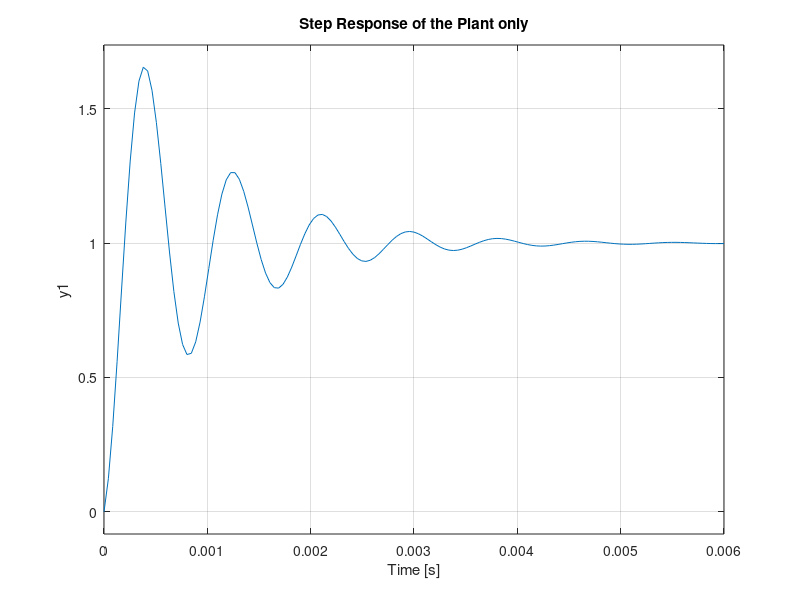
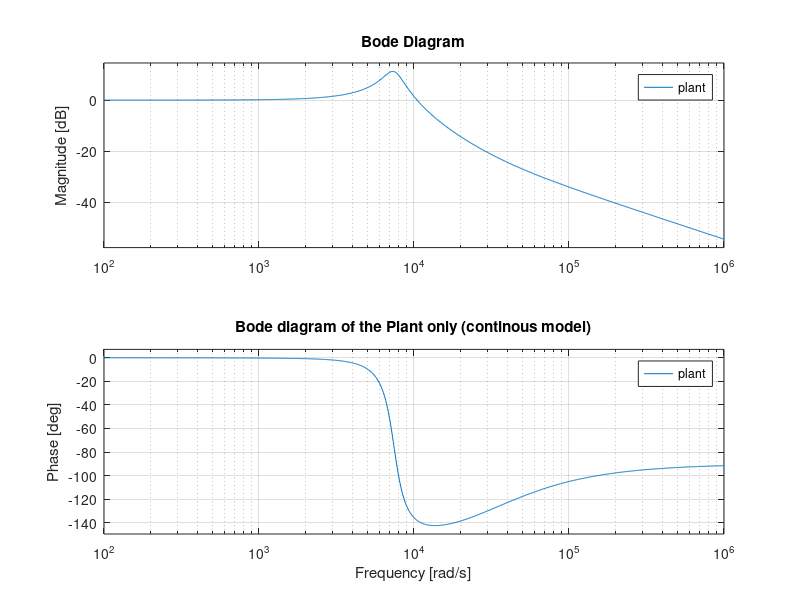
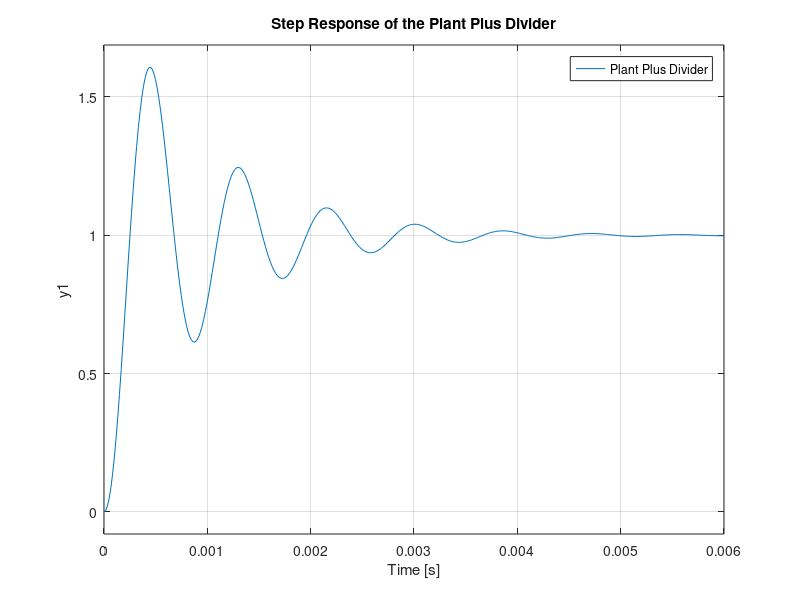
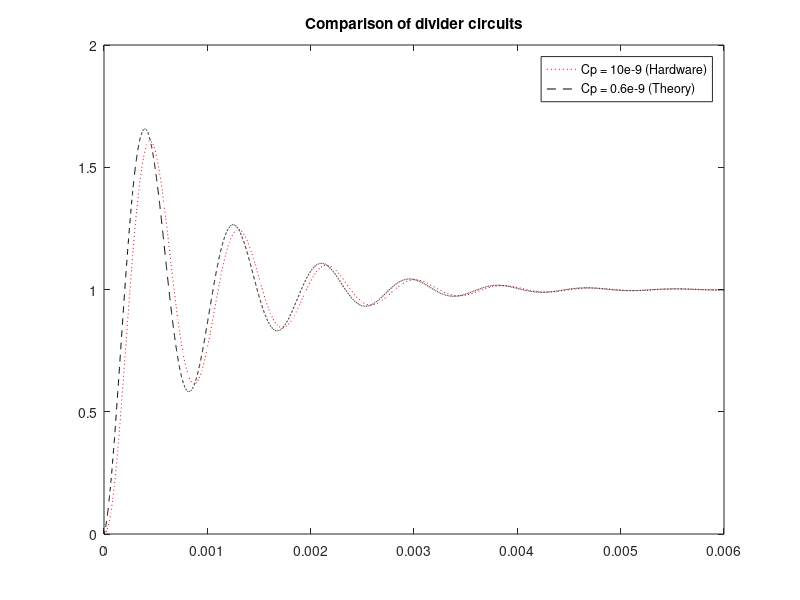

These charts were generated, in order, by the following MATLAB code: (Note: this script raises an error after producing the figures.)
%% Load necessary packages
pkg load control;
pkg load signal;
clc;
clear;
close all;
grid on;

%% Plant transfer function (Continous time domain):

% notations:
    % x' = A*x + B*Vg
    % vout = C*x + D*Vg
    % d    - control signal
    % vout - ouput of the plant
    % x    - state variable matrix

% Our System:

    Vout = 12;      % outputof the power stage
    Vg = 28;        % input to power stage
    fs = 50e3;      % switcing freq
    Ts = 1/fs;      % switiching period
    Cap = 820e-6;   % Cap in power plant
    Resr = 0.042;   % equivalent series resistance of cap
    L = 22e-6;      % Ind in power plant
    RL = 0.0026;    % series resistance of inductor
    R = 12;         % Load resistance in power plant
    Duty = 12/28;   % steady state Duty cycle
    td = 0.25*Ts + Duty*Ts;     % delay in A/D + Compenstor + Modulator (DTs < td < Ts)

% Plant state space modelling:

    Rpar = (R*Resr)/(R+Resr);
    p1 = -(1/((R+Resr)*Cap));
    p2 = ( R /((R+Resr)*Cap));
    p3 = -(R/((R+Resr)*L));
    p4 = -((RL + Rpar)/L);
    p5 = (R/(R+Resr));
    A1 = [p1 p2 ; p3 p4];       % A    - State matrix A.
    A2 = [0];
    B1 = [0;(1/L)];             % B    - Input-to-state matrix B
    B2 = [0];
    C  = [p5, Rpar];            % C    - State-to-output matrix C
    D  = 0;                     % D    - Feedthrough matrix D
    I  = eye(2);
    plant = ss(A1,B1,C,D);
    [n_plant,d_plant] = ss2tf(A1,B1,C,D);
    plant_tf = tf(n_plant,d_plant);


    %% Exponentials are not handled by Octave control package to include a delay
    %% Using the Pade approximation for delay seems to be the best work around
    %% Pade (Octave): https://octave.sourceforge.io/octave/function/padecoef.html
    %% Pade (Wiki): https://en.wikipedia.org/wiki/Pad%C3%A9_table

 %TO BE IMPLEMENTED


% plotting Step Response of Plant:

    figure(1);
    step(plant);
    title('Step Response of the Plant only');

% Calculation of Bandwidth of the Plant:

    %Stepinfo function now available based on funtion forum input here: https://lists.gnu.org/archive/html/help-octave/2015-02/msg00023.html
    % Function is not verified as working.
##    plant_info = stepinfo(plant);
##    [Wn_plant,DR_plant,Poles_plant] = damp(plant);

 % BEWARE 0 Stepinfo function is providing incorrect information.
##    temp1 = sqrt((4*(DR_plant(1))^4) - (4*(DR_plant(1))^2) +2);
##    temp2 =  1 - (2*(DR_plant(1))^2);
##
##    %%Depends on plant info - using current stepinfo command (not tested)
##    temp3 = 4/(plant_info.SettlingTime*(DR_plant(1)));
##    BW_plant = temp3*sqrt(temp1 + temp2)

% plotting Bode plot for Plant:

    %% Use bode (Octave) vs bodeplot (Matlab) , similar functionality
    figure(2)
    bode(plant);
    title('Bode diagram of the Plant only (continous model)');
    [Gm_Plant,Pm_Plant,Wcg_Plant,Wcp_Plant] = margin(plant);



%% Divider circuitry:

% Documentation here: https://learn.libre.solar/b/dc-control/development/digital_control.html#modelling-the-digital-controller
% Voltage is divided to ADC full scale by divider circuit:
     R1 = 100e3;
     R2 = 5.6e3;
     Cz = 0;%ORIGIRNAL CODE:%Cz = 1e-6;
     %Typically not populated as this is not a programmable compensation zero
     %Hardware currently does not have Cz.
     Rp = (R1*R2)/(R1+R2);
     Cp = 10e-9; %ORIGINAL CODE: Cp = 1/(2*pi*fs*Rp);
     % Cp = 10nF is as implemented in hardware

% Gain of the Divider:

     Kdiv = R2/(R1+R2);
     Vsense = Vout * Kdiv; %The sensed voltage in for control loop. Max voltage is 3.3V.

% Transfer function of the Divider circuit:

     G1 = tf([R1*Cz 1],[Kdiv*R1*(Cz+Cp) 1]);     % continuous time domain (S Domain)

%Plant Plus Divider Transfer Function:

    plant_plus_divider = plant_tf * G1;
    [y1, t1, x1] = step(plant_plus_divider); % Get info for multiple plotting on the same axis
    [mag1, pha1, w1] = bode(plant_plus_divider); % Get info for multiple plotting on the same axis

    figure(3);
    step(plant_plus_divider);
    title('Step Response of the Plant Plus Divider');
    legend("Plant Plus Divider")
    [Gm_plant_plus_divider,Pm_plant_plus_divider,Wcg_plant_plus_divider,Wcp_plant_plus_divider] = margin(plant_plus_divider);

%Check system controlability:

%TO BE IMPLEMENTED
##    [A B C D] = tf2ss(plant_plus_divider)
##    rank_system = rank(ctrb(A,B))   %Ensure



% Compare bode plots with different divider circuits
% Plot to show minimal difference in Cp values

    Cp2 = 1/(2*pi*fs*Rp); %New Cp value to compare with hardware value of 10e-9F

% Transfer function of the Divider circuit:

    G2 = tf([R1*Cz 1],[Kdiv*R1*(Cz+Cp2) 1]);
    plant_plus_divider_2 = plant_tf * G2;
    [y2, t2, x2] = step(plant_plus_divider_2);
    [mag2, pha2, w2] = bode(plant_plus_divider_2);

%Plot comparison of step responses
    figure(4)
    plot(t1,y1, 'r:');
    hold on;
    plot(t2,y2, 'k--');
    hold off;
    title('Comparison of divider circuits')
    legend("Cp = 10e-9 (Hardware)", "Cp = 0.6e-9 (Theory)")

%Check plant_plus_divider poles and zeros to simplify the model
    %%Dominant pole approximation to simplify model
    %https://lpsa.swarthmore.edu/PZXferStepBode/DomPole.html

    [zeros, poles, k] = tf2zp(plant_plus_divider);


%%--- OUTPUT --- %%
##      zeros = -29036.00465
##      poles =
##
##        -18857.14286 +     0.00000i
##         -1060.94289 +  7356.99698i
##         -1060.94289 -  7356.99698i
##
##      k =  35874439.46188

##>> plant_plus_divider
##
##    Transfer function 'plant_plus_divider' from input 'u1' to output ...
##
##                        1902 s + 5.524e+07
##     y1:  ----------------------------------------------
##          5.303e-05 s^3 + 1.113 s^2 + 5052 s + 5.525e+07

%Use output to determine a simpler model
% Since the second and third poles are dominant, the first pole at s = 188857 can be ignored.

% New second order model form: K/(A*s^2 + B*s + C)
    K = 1902 * 29036;   %Set gain to match the previous transfer function
    A = 1;
    B = 2*1060.94289;
    C =  7356.99698^2;

    second_order = tf([K],[A B C])

%Assess new second order model vs thrid order

    [y3, t3, x3] = step(second_order); % Get info for multiple plotting on the same axis
    [mag3, pha3, w3] = bode(second_order); % Get info for multiple plotting on the same axis

%Plot comparison of step responses

    figure(5)
    plot(t1,y1, 'r:');
    hold on;
    plot(t3,y3, 'k--');
    hold off;
    title('Comparison second order and third order model')
    legend("Third order model", "Second order model")

%% Multiple bode plots

    figure(6)
    grid on;

    subplot(2,1,1)
    hold on;
    semilogx(w1,20*log10(abs(mag1)));
    semilogx(w3,20*log10(abs(mag3)));
    hold off;
    legend("Third order model", "Second order model");
    title("Constructed magnitude plot for comparison of second and third order models");

    subplot(2,1,2)
    hold on;
    semilogx(w1, pha1);
    semilogx(w3, pha3);
    hold off;
    legend("Third order model", "Second order model");
    title("Constructed phase plot for comparison of second and third order models");

% Sense check that bode plots are plotting correctly.

##    figure(10)
##    bode(plant_plus_divider)
##    title("Actual bode plot for third order model")
##    figure(11)
##    bode(second_order)
##    title("Actual bode plot for second order model")

%%--- TUNING  METHODS --- %%

% http://faculty.mercer.edu/jenkins_he/documents/TuningforPIDControllers.pdf

%From inspection values of L (dead time) and T (time constant) are:
% L = 0.00006s
% T = 0.00017s

% Ziegler-Nichls Tuning Rules give

%% P Controller (1)
% P_1 = T/L
% I_1 = Inf.
% D_1 = 0

%% PI COntroller (2)
% P_2 = 0.9*T/L
% I_2 = L/0.3
% D_2 = 0

%% PID Controller (3)
% P_3 = 1.2*T/L
% I_3 = 2*L
% D_3 = 0.5*L

% Read parameters

   L = 0.00006;
   T = 0.00017;

%Define PID Parameters

   P_1 = T/L;  %P control only
   I_1 = 1e30;% approximately Inf
   D_1 = 0;

   P_2 = 0.9*T/L;  %PI control
   I_2 = L/0.3;
   D_2 = 0;

   P_3 = 1.2*T/L;   %PID control
   I_3 = 2*L;
   D_3 = 0.5*L;


%Define feedback transfer functions
  s = tf('s');
  FB_P = tf(P_1 + I_1/s + D_1*s);
  FB_PI = tf(P_2 + I_2/s + D_2*s);
  FB_PID = tf(P_3 + I_3/s + D_3*s);

%Apply feedback loop

%% CHOICE TO APPLY FEEDBACK LOOP TO SECOND OR THIRD ORDER SYSTEM
  %Second order
##  PID_P = feedback(second_order,FB_P);
##  PID_PI = feedback(second_order,FB_PI);
##  PID_PID = feedback(second_order,FB_PID);

  %Third order
  PID_P = feedback(plant_plus_divider,FB_P);
  PID_PI = feedback(plant_plus_divider,FB_PI);
  PID_PID = feedback(plant_plus_divider,FB_PID);
% Get step data

    [y_P, t_P, x_P] = step(PID_P);
    [y_PI, t_PI, x_PI] = step(PID_PI);
    [y_PID, t_PID, x_PID] = step(PID_PID);

% Get bode data

    [mag_P, pha_P, w_P] = bode(PID_P);
    [mag_PI, pha_PI, w_PI] = bode(PID_PI);
    [mag_PID, pha_PID, w_PID] = bode(PID_PID);

%Plot comparison of step responses

    figure(7)
    plot(t_P,y_P, 'r:');
    hold on;
    plot(t_PI,y_PI, 'k--');
    plot(t_PID,y_PID, 'b-.');
    hold off;
    title('Comparison P, PI and PID control')
    legend("P control", "PI control", "PID control")





%% -- OTHER FEEDBACK METHODS --
%% Find ultimate gain with feedback
%% Pol placement method


%% Additional Notes (legacy code) for discrete time modelling of the converter

##%% Control-to-output-voltage transfer function (Discrete time domain):
##% Literature : Applying Digital Technology to PWM Control-Loop Designs
##    % Discrete time modelling (Trailing Edge DPWM and sampling at interval 2(DTs < td < Ts)):
##
##        % phi   = (exp(A2*(Ts-td)))*(exp(A1*Duty*Ts))*exp(A2*(td-Duty*Ts));
##        % alpha = (B1 - B2)*Vg;
##        % gamma = (exp(A2*(Ts-td)))*alpha*Ts;
##        % z     = tf('z');
##        % Gvd   = (C* inv(I-((1/z)*phi))*gamma)/z
##
##
##% Literature (Small-Signal Discrete-Time Modeling of Digitally Controlled PWM Converters)
##    % Direct equation:
##
##     z      = tf('z');
##     Num    = z + (Ts/(Ts- td + Cap*Resr))*((Resr/R)-((Cap*Resr)/Ts)- (((Ts-td)*Resr)/L)+(td/Ts));
##     Dem    = z^2 - (2 - (Ts/(R*Cap)))*z + (1 - Ts/(R*Cap) + Ts^2/(L*Cap));
##     Gvd2   = ((Vg*Ts*(Ts- td + Cap*Resr))*Num)/(L*Cap*Dem)

pause
